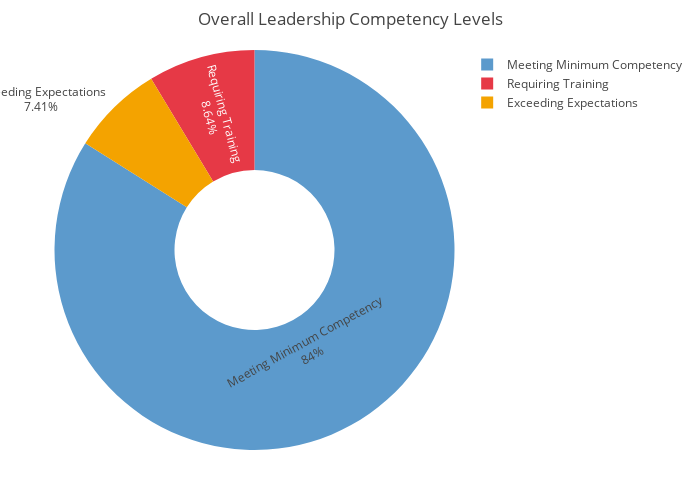

The notebook cell saved with this chart:
### Code cell
import inspect
from langchain_google_genai import ChatGoogleGenerativeAI
import os

os.environ['GOOGLE_API_KEY'] = "api"
llm = ChatGoogleGenerativeAI(model="gemini-1.5-flash")

df = pd.read_csv('LDP_summary_anonymized.csv')

filtered = df.copy()
lis_data = filtered['LIS']

source_code = inspect.getsource(build_donut_chart)
test=build_donut_chart(lis_data=lis_data)
response = get_insights_chart(lis_data=a, source_code=source_code, llm=llm)

### Figure 1 — Plotly figure (JSON) as saved in the notebook; plotly's stock layout.template omitted (floating-point values rounded to 4 significant figures)
{"data": [{"hole": 0.4, "hovertemplate": "%{label}: %{value} leaders (%{percent})", "labels": ["Meeting Minimum Competency", "Exceeding Expectations", "Requiring Training"], "marker": {"colors": ["#5c9acc", "#f4a300", "#e63946"]}, "textinfo": "percent+label", "type": "pie", "values": [68, 6, 7]}], "layout": {"height": 500, "margin": {"b": 50, "l": 50, "r": 50, "t": 50}, "title": {"text": "Overall Leadership Competency Levels"}, "width": 700}}
